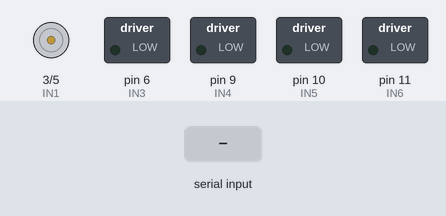
Simulated run of this sketch. Board: Arduino Uno, built with avr-gcc and run on an emulated ATmega328P. On the bench: motor-driver pin pairs drawn as motors (green arrow = first pin HIGH = forward, orange = second pin HIGH = backward, longer = more drive), switched loads named in the sketch (green lamp = pin HIGH). The inputs (shaded band) are chosen by the test bench.

Above: at 1.2 s.
1.3 s: "1:90\n" received over Serial
At 2.3 s:
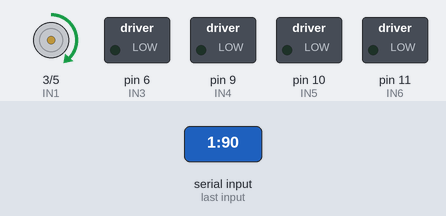
Timing chart, 0 to 4.3 s (numbered marks = the images above; inputs shaded):
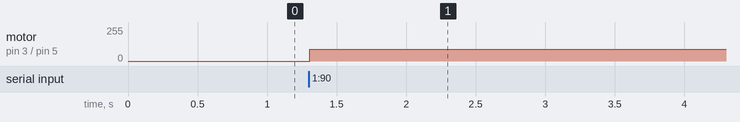

Measured:
- after the input at 1.3 s, motor on pin 3 (IN1) / pin 5 (IN2): stopped → forward 90/255 at once

The sketch:

motorIntensity.ino
```cpp
// Motor Intensity Arduino Firmware for Arduino IDE

const int IN1 = 3;
const int IN2 = 5;
const int IN3 = 6;
const int IN4 = 9;
const int IN5 = 10;
const int IN6 = 11;

int pwm1 = 0;
int pwm2 = 0;
int pwm3 = 0;
int pwm4 = 0;
int pwm5 = 0;
int pwm6 = 0;

String inputString = "";
bool stringComplete = false;

void setup() {
  pinMode(IN1, OUTPUT);
  pinMode(IN2, OUTPUT);
  pinMode(IN3, OUTPUT);
  pinMode(IN4, OUTPUT);
  pinMode(IN5, OUTPUT);
  pinMode(IN6, OUTPUT);

  analogWrite(IN1, 0);
  analogWrite(IN2, 0);
  analogWrite(IN3, 0);
  analogWrite(IN4, 0);
  analogWrite(IN5, 0);
  analogWrite(IN6, 0);

  Serial.begin(9600);
  inputString.reserve(20);
}

void loop() {
  if (stringComplete) {
    processCommand(inputString);
    inputString = "";
    stringComplete = false;
  }
}

void serialEvent() {
  while (Serial.available()) {
    char inChar = (char)Serial.read();

    if (inChar == '\n') {
      stringComplete = true;
    } else {
      inputString += inChar;
    }
  }
}

void processCommand(String cmd) {
  cmd.trim();

  int separator = cmd.indexOf(':');
  if (separator == -1) return;

  int motor = cmd.substring(0, separator).toInt();
  int value = cmd.substring(separator + 1).toInt();

  value = constrain(value, 0, 255);

  if (motor == 1) {
    pwm1 = value;
    analogWrite(IN1, pwm1);
  }
  else if (motor == 2) {
    pwm2 = value;
    analogWrite(IN2, pwm2);
  }
  else if (motor == 3) {
    pwm3 = value;
    analogWrite(IN3, pwm3);
  }
  else if (motor == 4) {
    pwm4 = value;
    analogWrite(IN4, pwm4);
  }
  else if (motor == 5) {
    pwm5 = value;
    analogWrite(IN5, pwm5);
  }
  else if (motor == 6) {
    pwm6 = value;
    analogWrite(IN6, pwm6);
  }
}
```
